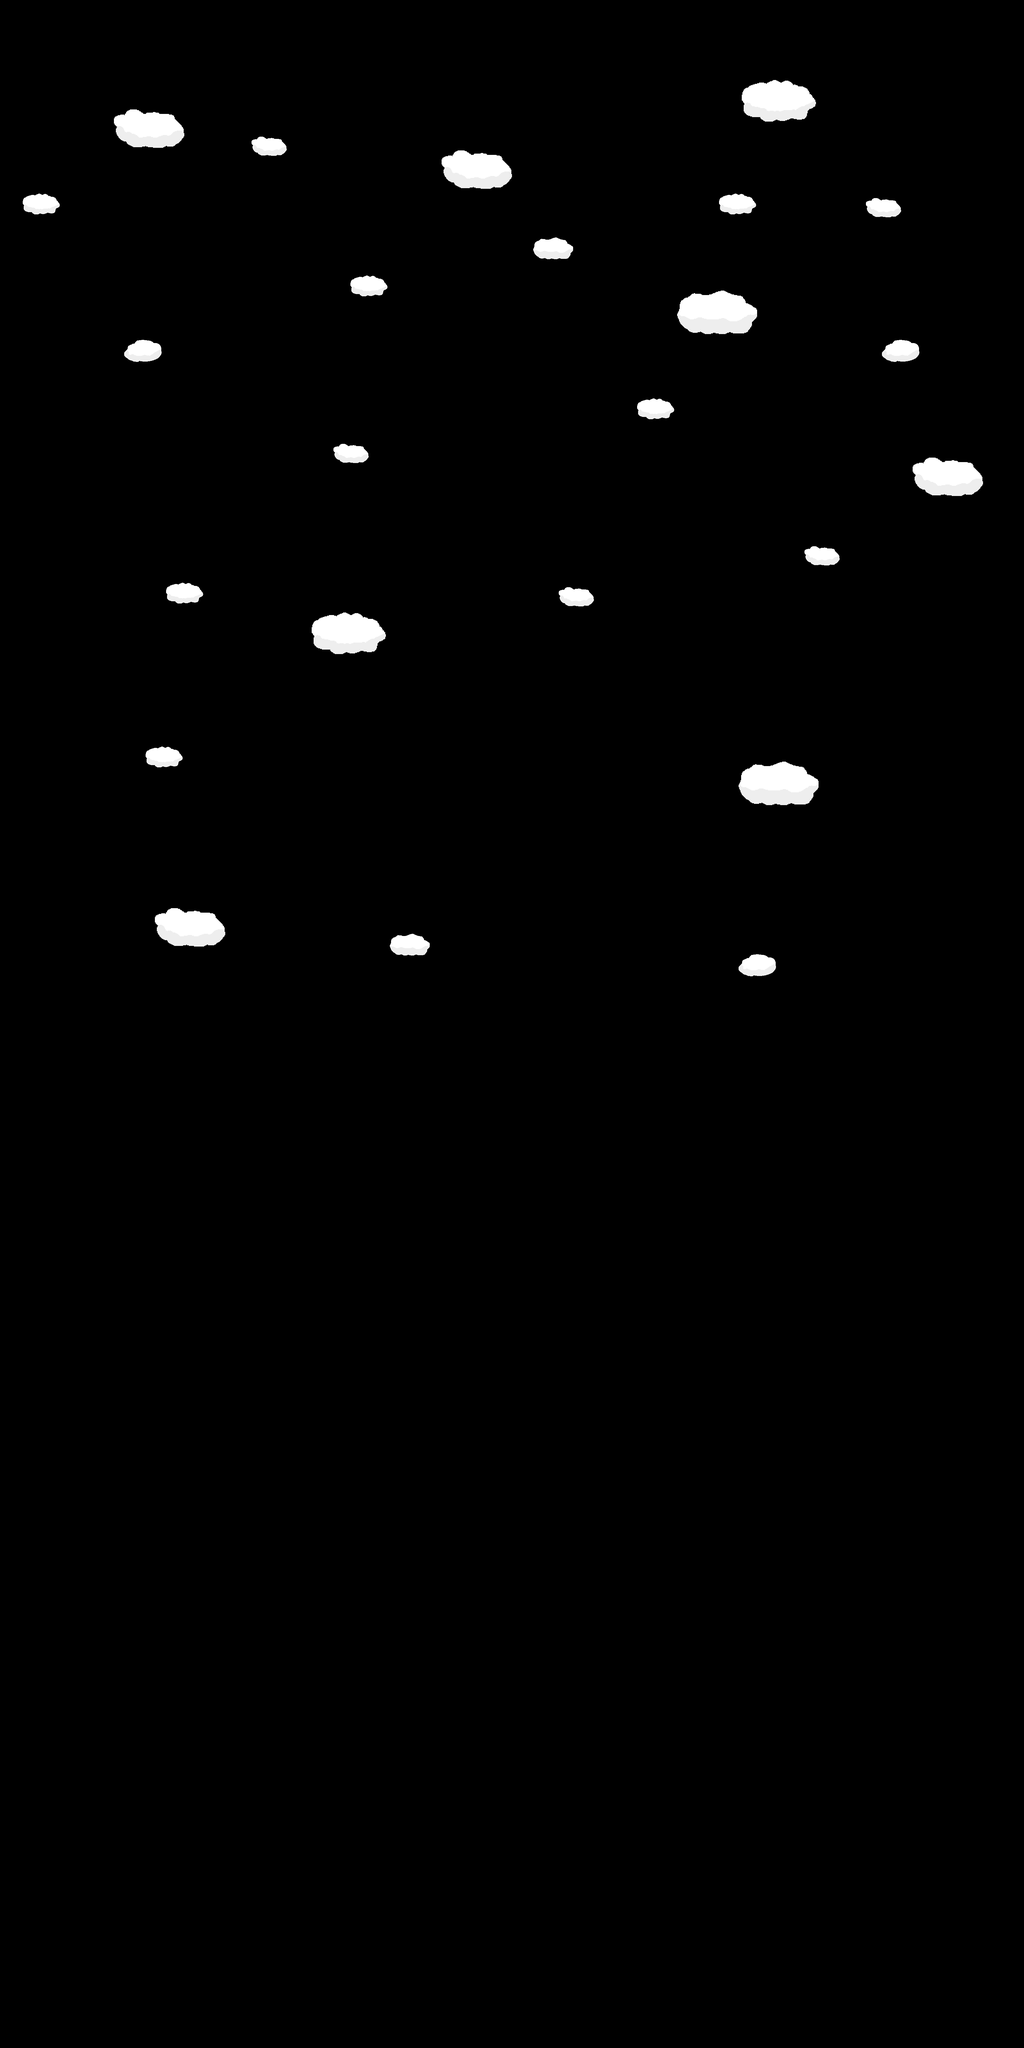

This game map was drawn from its Tiled (.tmx) file and the tilesets committed beside it. A one-line description and the trimmed map source follow:
An orthogonal 50x100 tile map with 64x64 px tiles, 2 tile layers (SecondParallax, Parallax), 3 hidden layers not drawn, 11 tilesets and 88 objects (61x ground, 24x platform, death, spawn, checkpoint).

<map version="1.2" tiledversion="1.2.5" orientation="orthogonal" renderorder="right-down" width="50" height="100" tilewidth="64" tileheight="64" infinite="0" nextlayerid="16" nextobjectid="102">
 <properties>
  <property name="starting_pos_x" type="float" value="1558" />
  <property name="starting_pos_y" type="float" value="5987" />
 </properties>
 <tileset firstgid="1" name="tileset2" tilewidth="64" tileheight="64" tilecount="54" columns="6">
  <image source="tileset2.png" width="384" height="576" />
  <tile id="0">
   <objectgroup draworder="index">
    <object id="1" type="ground" x="0.25" y="0.25" width="63.75" height="63.75" />
   </objectgroup>
  </tile>
  <tile id="1">
   <objectgroup draworder="index">
    <object id="1" type="ground" x="0" y="0" width="64" height="64" />
   </objectgroup>
  </tile>
  <tile id="2">
   <objectgroup draworder="index">
    <object id="1" type="ground" x="0" y="0" width="64" height="64" />
   </objectgroup>
  </tile>
 </tileset>
 <tileset firstgid="55" name="goal" tilewidth="64" tileheight="64" tilecount="12" columns="4">
  <image source="../textures/goal_tileset.png" width="256" height="192" />
  <tile id="2">
   <properties>
    <property name="goal" value="goal" />
   </properties>
   <animation>
    <frame tileid="2" duration="100" />
    <frame tileid="3" duration="100" />
    <frame tileid="6" duration="100" />
    <frame tileid="7" duration="100" />
   </animation>
  </tile>
 </tileset>
 <tileset firstgid="67" name="letter_tileset" tilewidth="64" tileheight="64" tilecount="40" columns="5">
  <image source="../textures/letters/athena.png" width="320" height="512" />
  <tile id="0">
   <properties>
    <property name="psi" value="psi" />
   </properties>
   <animation>
    <frame tileid="0" duration="2000" />
    <frame tileid="1" duration="70" />
    <frame tileid="2" duration="70" />
    <frame tileid="3" duration="70" />
    <frame tileid="4" duration="70" />
    <frame tileid="5" duration="70" />
    <frame tileid="6" duration="70" />
    <frame tileid="7" duration="70" />
    <frame tileid="8" duration="70" />
    <frame tileid="9" duration="70" />
   </animation>
  </tile>
  <tile id="10">
   <properties>
    <property name="omega" value="omega" />
   </properties>
   <animation>
    <frame tileid="10" duration="2000" />
    <frame tileid="11" duration="70" />
    <frame tileid="12" duration="70" />
    <frame tileid="13" duration="70" />
    <frame tileid="14" duration="70" />
    <frame tileid="15" duration="70" />
    <frame tileid="16" duration="70" />
    <frame tileid="17" duration="70" />
    <frame tileid="18" duration="70" />
    <frame tileid="19" duration="70" />
   </animation>
  </tile>
  <tile id="20">
   <properties>
    <property name="mu" value="mu" />
   </properties>
   <animation>
    <frame tileid="20" duration="2000" />
    <frame tileid="21" duration="70" />
    <frame tileid="22" duration="70" />
    <frame tileid="23" duration="70" />
    <frame tileid="24" duration="70" />
    <frame tileid="25" duration="70" />
    <frame tileid="26" duration="70" />
    <frame tileid="27" duration="70" />
    <frame tileid="28" duration="70" />
    <frame tileid="29" duration="70" />
   </animation>
  </tile>
  <tile id="30">
   <properties>
    <property name="iota" value="iota" />
   </properties>
   <animation>
    <frame tileid="30" duration="70" />
    <frame tileid="31" duration="70" />
    <frame tileid="32" duration="70" />
    <frame tileid="33" duration="70" />
    <frame tileid="34" duration="70" />
    <frame tileid="35" duration="70" />
    <frame tileid="36" duration="70" />
    <frame tileid="37" duration="70" />
    <frame tileid="38" duration="70" />
    <frame tileid="39" duration="70" />
   </animation>
  </tile>
 </tileset>
 <tileset firstgid="107" name="soul_enemyx64" tilewidth="64" tileheight="64" tilecount="12" columns="4">
  <image source="../textures/enemies/soul_enemyx64.png" width="256" height="192" />
  <tile id="0">
   <properties>
    <property name="soul" value="soul" />
   </properties>
   <animation>
    <frame tileid="0" duration="100" />
    <frame tileid="1" duration="100" />
    <frame tileid="2" duration="100" />
    <frame tileid="3" duration="100" />
    <frame tileid="4" duration="100" />
    <frame tileid="5" duration="100" />
    <frame tileid="6" duration="100" />
    <frame tileid="7" duration="100" />
    <frame tileid="8" duration="100" />
    <frame tileid="9" duration="100" />
    <frame tileid="10" duration="100" />
    <frame tileid="11" duration="100" />
   </animation>
  </tile>
 </tileset>
 <tileset firstgid="119" name="playerx96" tilewidth="96" tileheight="96" tilecount="32" columns="4">
  <image source="../textures/player/playerx96.png" width="384" height="768" />
  <tile id="0">
   <properties>
    <property name="idle" value="idle" />
   </properties>
   <animation>
    <frame tileid="0" duration="150" />
    <frame tileid="1" duration="150" />
    <frame tileid="2" duration="150" />
    <frame tileid="3" duration="150" />
    <frame tileid="4" duration="150" />
    <frame tileid="5" duration="150" />
    <frame tileid="6" duration="150" />
   </animation>
  </tile>
  <tile id="8">
   <properties>
    <property name="run" value="run" />
   </properties>
   <animation>
    <frame tileid="8" duration="70" />
    <frame tileid="9" duration="70" />
    <frame tileid="10" duration="70" />
    <frame tileid="11" duration="70" />
    <frame tileid="12" duration="70" />
    <frame tileid="13" duration="70" />
    <frame tileid="14" duration="70" />
    <frame tileid="15" duration="70" />
   </animation>
  </tile>
  <tile id="16">
   <properties>
    <property name="god" value="god" />
   </properties>
   <animation>
    <frame tileid="16" duration="100" />
    <frame tileid="17" duration="100" />
    <frame tileid="18" duration="100" />
   </animation>
  </tile>
  <tile id="20">
   <properties>
    <property name="jump" value="jump" />
   </properties>
   <animation>
    <frame tileid="24" duration="70" />
    <frame tileid="25" duration="70" />
    <frame tileid="25" duration="70" />
    <frame tileid="25" duration="70" />
    <frame tileid="25" duration="70" />
    <frame tileid="25" duration="70" />
    <frame tileid="25" duration="70" />
    <frame tileid="25" duration="70" />
   </animation>
  </tile>
  <tile id="25">
   <properties>
    <property name="fall" value="fall" />
   </properties>
   <animation>
    <frame tileid="25" duration="70" />
    <frame tileid="26" duration="70" />
    <frame tileid="27" duration="70" />
    <frame tileid="28" duration="70" />
    <frame tileid="29" duration="70" />
   </animation>
  </tile>
 </tileset>
 <tileset firstgid="151" name="cooldown" tilewidth="32" tileheight="32" tilecount="8" columns="4">
  <image source="../Textures/UI/cooldown.png" width="128" height="64" />
  <tile id="0">
   <properties>
    <property name="cooldown" value="cooldown" />
   </properties>
   <animation>
    <frame tileid="0" duration="70" />
    <frame tileid="1" duration="70" />
    <frame tileid="2" duration="70" />
    <frame tileid="3" duration="70" />
    <frame tileid="4" duration="70" />
    <frame tileid="5" duration="70" />
    <frame tileid="6" duration="70" />
    <frame tileid="7" duration="70" />
   </animation>
  </tile>
 </tileset>
 <tileset firstgid="159" name="heart" tilewidth="64" tileheight="64" tilecount="6" columns="2">
  <image source="../Textures/UI/heart.png" width="128" height="192" />
  <tile id="0">
   <properties>
    <property name="heart" value="heart" />
   </properties>
   <animation>
    <frame tileid="0" duration="70" />
    <frame tileid="2" duration="70" />
    <frame tileid="4" duration="70" />
    <frame tileid="1" duration="70" />
    <frame tileid="3" duration="70" />
    <frame tileid="5" duration="70" />
   </animation>
  </tile>
 </tileset>
 <tileset firstgid="165" name="projectile_tileset" tilewidth="32" tileheight="32" tilecount="4" columns="2">
  <image source="../Textures/Player/projectile.png" width="64" height="64" />
  <tile id="0">
   <properties>
    <property name="beam" value="beam" />
   </properties>
   <animation>
    <frame tileid="0" duration="70" />
    <frame tileid="0" duration="70" />
    <frame tileid="0" duration="70" />
    <frame tileid="1" duration="70" />
    <frame tileid="1" duration="70" />
    <frame tileid="1" duration="70" />
    <frame tileid="2" duration="70" />
    <frame tileid="2" duration="70" />
    <frame tileid="2" duration="70" />
    <frame tileid="3" duration="70" />
    <frame tileid="3" duration="70" />
    <frame tileid="3" duration="70" />
   </animation>
  </tile>
 </tileset>
 <tileset firstgid="169" name="yellow_cooldown" tilewidth="32" tileheight="32" tilecount="8" columns="4">
  <image source="../Textures/UI/yellow_cooldown.png" width="128" height="64" />
  <tile id="0">
   <properties>
    <property name="yellow_cooldown" value="yellow_cooldown" />
   </properties>
   <animation>
    <frame tileid="0" duration="1116" />
    <frame tileid="1" duration="1116" />
    <frame tileid="2" duration="1116" />
    <frame tileid="3" duration="1116" />
    <frame tileid="4" duration="1116" />
    <frame tileid="5" duration="1116" />
    <frame tileid="6" duration="1116" />
    <frame tileid="7" duration="1116" />
   </animation>
  </tile>
 </tileset>
 <tileset firstgid="177" name="clouds" tilewidth="128" tileheight="128" tilecount="9" columns="3">
  <image source="../textures/clouds.png" width="384" height="384" />
 </tileset>
 <tileset firstgid="186" name="clouds2" tilewidth="256" tileheight="256" tilecount="9" columns="3">
  <image source="../textures/cloudsx2.png" width="768" height="768" />
 </tileset>
 <layer id="15" name="SecondParallax" width="50" height="100">
  <data>[5000 cells, 16 non-empty, 4 distinct tile ids]</data>
 </layer>
 <layer id="13" name="Parallax" width="50" height="100">
  <data>[5000 cells, 8 non-empty, 3 distinct tile ids]</data>
 </layer>
 <layer id="11" name="Deco" width="50" height="100" visible="0">
  <data>[5000 cells, 0 non-empty, 0 distinct tile ids]</data>
 </layer>
 <layer id="12" name="Platforms" width="50" height="100" visible="0">
  <data>[5000 cells, 1224 non-empty, 29 distinct tile ids]</data>
 </layer>
 <objectgroup id="4" name="Colliders" visible="0">
  <object id="1" name="platform" type="platform" x="1472.02" y="6080" width="255.958" height="32.4167" />
  <object id="2" name="ground" type="ground" x="959.978" y="6080" width="512.031" height="319.982" />
  <object id="3" name="ground" type="ground" x="1728" y="6080" width="512.031" height="319.982" />
  <object id="4" name="death" type="death" x="-8" y="6396" width="3216" height="104" />
  <object id="5" name="ground" type="ground" x="2432.02" y="5952" width="191.975" height="192.004" />
  <object id="7" name="ground" type="ground" x="576.034" y="6016.04" width="191.975" height="192.004" />
  <object id="9" name="ground" type="ground" x="192.013" y="5824.02" width="127.986" height="127.96" />
  <object id="10" name="ground" type="ground" x="447.984" y="5568.01" width="64.0017" height="63.9908" />
  <object id="11" name="ground" type="ground" x="191.734" y="5311.89" width="64.0017" height="63.9908" />
  <object id="12" name="ground" type="ground" x="383.984" y="5056.01" width="64.0017" height="63.9908" />
  <object id="13" name="ground" type="ground" x="576.003" y="5120" width="255.998" height="255.992" />
  <object id="14" name="ground" type="ground" x="576.012" y="5376.02" width="2047.99" height="192.004" />
  <object id="15" name="ground" type="ground" x="2368" y="5120" width="255.998" height="255.992" />
  <object id="16" name="ground" type="ground" x="1408.02" y="5120" width="63.9783" height="63.9869" />
  <object id="17" name="ground" type="ground" x="1728.01" y="5120.01" width="64.0799" height="63.9908" />
  <object id="18" name="platform" type="platform" x="1472" y="5120" width="256.005" height="32.0039" />
  <object id="19" name="ground" type="ground" x="1151.99" y="4928" width="320.006" height="63.9869" />
  <object id="20" name="ground" type="ground" x="1728" y="4928" width="320.006" height="63.9869" />
  <object id="21" name="ground" type="ground" x="2111.99" y="4736.03" width="320.006" height="63.9869" />
  <object id="22" name="ground" type="ground" x="768.037" y="4736.03" width="320.006" height="63.9869" />
  <object id="23" name="ground" type="ground" x="1216.04" y="4544.03" width="767.961" height="63.9869" />
  <object id="24" name="ground" type="ground" x="2880.82" y="5824.69" width="127.986" height="127.96" />
  <object id="25" name="ground" type="ground" x="2752.12" y="5568.02" width="64.0017" height="63.9908" />
  <object id="26" name="ground" type="ground" x="2944.15" y="5311.44" width="64.0017" height="63.9908" />
  <object id="27" name="ground" type="ground" x="2753.12" y="5056.02" width="64.0017" height="63.9908" />
  <object id="28" name="spawn" x="1558" y="5987" width="84.8182" height="92.6667" />
  <object id="31" name="ground" type="ground" x="0" y="318.33" width="63" height="6081.33" />
  <object id="35" name="ground" type="ground" x="3136.86" y="378.062" width="63" height="6021.15" />
  <object id="36" name="ground" type="ground" x="320.208" y="4096.12" width="383.616" height="319.355" />
  <object id="39" name="ground" type="ground" x="63.5682" y="3904.07" width="256.5" height="511.5" />
  <object id="40" name="ground" type="ground" x="704.192" y="4223.66" width="383.616" height="192.022" />
  <object id="41" name="ground" type="ground" x="2112.28" y="4223.99" width="383.616" height="192.022" />
  <object id="42" name="ground" type="ground" x="2495.94" y="4096.32" width="383.616" height="319.355" />
  <object id="43" name="ground" type="ground" x="2880.06" y="3904.11" width="256.5" height="511.5" />
  <object id="44" name="ground" type="ground" x="704" y="2744" width="128" height="1032" />
  <object id="47" name="ground" type="ground" x="448" y="2496" width="384" height="256" />
  <object id="48" name="ground" type="ground" x="960" y="3066" width="191" height="196" />
  <object id="49" name="ground" type="ground" x="320" y="3136" width="64" height="64" />
  <object id="50" name="ground" type="ground" x="256" y="2688" width="64" height="64" />
  <object id="51" name="ground" type="ground" x="192" y="2368" width="64" height="64" />
  <object id="52" name="ground" type="ground" x="512" y="1984" width="448" height="64" />
  <object id="54" name="platform" type="platform" x="128" y="960" width="320" height="32.0606" />
  <object id="55" name="platform" type="platform" x="704" y="1216" width="128" height="31.75" />
  <object id="56" name="platform" type="platform" x="896" y="1472" width="128" height="31.5" />
  <object id="57" name="platform" type="platform" x="704" y="1728" width="128" height="31.75" />
  <object id="58" name="platform" type="platform" x="320" y="2176" width="128" height="32.0909" />
  <object id="59" name="platform" type="platform" x="64" y="2911.33" width="192" height="32.6667" />
  <object id="60" name="platform" type="platform" x="448" y="3392" width="256" height="32.5" />
  <object id="61" name="platform" type="platform" x="64" y="3648" width="256" height="32.3333" />
  <object id="62" name="platform" type="platform" x="832" y="2816" width="128" height="31.8485" />
  <object id="63" name="platform" type="platform" x="832" y="3712" width="128" height="31.75" />
  <object id="64" name="platform" type="platform" x="1408" y="4288" width="384" height="31" />
  <object id="65" name="ground" type="ground" x="960" y="3392" width="128" height="384" />
  <object id="66" name="ground" type="ground" x="960" y="3392" width="448" height="192" />
  <object id="67" name="ground" type="ground" x="1152" y="448" width="192" height="2051.5" />
  <object id="68" name="ground" type="ground" x="960" y="2496" width="638.667" height="640.333" />
  <object id="70" name="ground" type="ground" x="1408" y="3068" width="192" height="516" />
  <object id="72" name="ground" type="ground" x="2304" y="1216" width="64" height="64" />
  <object id="73" name="platform" type="platform" x="1919.95" y="2528.61" width="320" height="32.5" />
  <object id="74" name="ground" type="ground" x="1344" y="1152" width="576" height="64" />
  <object id="75" name="platform" type="platform" x="1728" y="1376.33" width="128" height="31.6667" />
  <object id="76" name="platform" type="platform" x="1536" y="1568" width="128" height="32" />
  <object id="77" name="platform" type="platform" x="1344" y="1760" width="128" height="32" />
  <object id="78" name="ground" type="ground" x="1536" y="1984" width="192" height="64" />
  <object id="79" name="ground" type="ground" x="1984" y="1984" width="64" height="64" />
  <object id="80" name="ground" type="ground" x="2304" y="1984" width="64" height="64" />
  <object id="81" name="ground" type="ground" x="2368" y="832" width="192" height="704" />
  <object id="82" name="ground" type="ground" x="2368" y="1536" width="256" height="128" />
  <object id="83" name="ground" type="ground" x="2432" y="2048" width="320" height="192" />
  <object id="84" name="ground" type="ground" x="2432" y="1664" width="192" height="384" />
  <object id="85" name="platform" type="platform" x="2240" y="1728" width="192" height="32" />
  <object id="86" name="platform" type="platform" x="1344" y="2240" width="128" height="31.6667" />
  <object id="87" name="platform" type="platform" x="2752.03" y="2114.25" width="66.7273" height="32.3333" />
  <object id="88" name="platform" type="platform" x="3069.56" y="2368.19" width="66.4375" height="31.6667" />
  <object id="90" name="ground" type="ground" x="2943.17" y="2624.17" width="128.5" height="64" />
  <object id="91" name="ground" type="ground" x="3008" y="3136" width="64" height="64" />
  <object id="92" name="ground" type="ground" x="2305" y="3392" width="575" height="64" />
  <object id="93" name="ground" type="ground" x="2560" y="2240" width="192" height="960" />
  <object id="94" name="ground" type="ground" x="2944" y="3648" width="128" height="64" />
  <object id="95" name="ground" type="ground" x="2048" y="3136" width="64" height="64" />
  <object id="96" name="platform" type="platform" x="2240" y="2880" width="192" height="32" />
  <object id="97" name="platform" type="platform" x="1856" y="2783.5" width="192" height="32.5" />
  <object id="98" name="platform" type="platform" x="2240" y="1472" width="128" height="31" />
  <object id="99" name="ground" type="ground" x="3075.33" y="2878.67" width="64" height="64" />
  <object id="101" name="checkpoint" type="checkpoint" x="452.667" y="4027.33" width="119.333" height="57.3333" />
 </objectgroup>
 <layer id="14" name="Navigation" width="50" height="100" visible="0">
  <properties>
   <property name="navigation" type="bool" value="true" />
  </properties>
  <data>[5000 cells, 945 non-empty, 3 distinct tile ids]</data>
 </layer>
</map>
